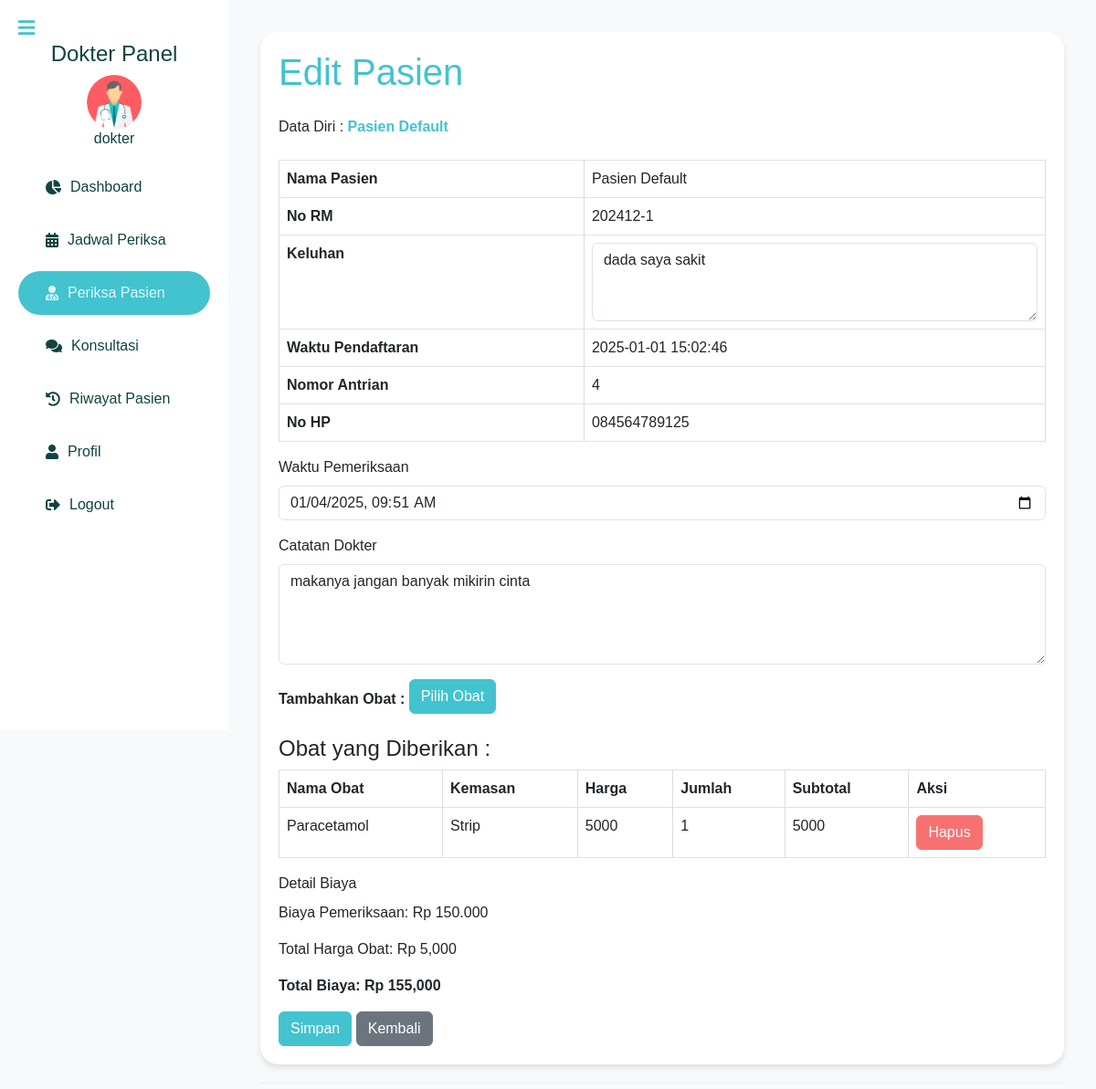
Screenshot of /dokter/detail_periksa_pasien.php?id=74 (signed in) with the database file from the repository.
### tables this page shows
CREATE TABLE `daftar_poli` (
  `id` int(11) NOT NULL,
  `id_pasien` int(11) NOT NULL,
  `id_jadwal` int(11) NOT NULL,
  `keluhan` text NOT NULL,
  `no_antrian` int(11) DEFAULT NULL,
  `status` enum('Belum Diperiksa','Sudah Diperiksa') DEFAULT 'Belum Diperiksa',
  `created_at` datetime DEFAULT current_timestamp()
);

CREATE TABLE `pasien` (
  `id` int(11) NOT NULL,
  `nama` varchar(150) NOT NULL,
  `alamat` varchar(255) NOT NULL,
  `no_ktp` varchar(16) NOT NULL,
  `no_hp` varchar(15) NOT NULL,
  `no_rm` char(10) NOT NULL,
  `username` varchar(30) NOT NULL,
  `password` varchar(255) NOT NULL
);

CREATE TABLE `periksa` (
  `id` int(11) NOT NULL,
  `id_daftar_poli` int(11) NOT NULL,
  `tgl_periksa` datetime NOT NULL,
  `catatan` text NOT NULL,
  `biaya_periksa` int(11) DEFAULT NULL
);

### dokter/detail_periksa_pasien.php (the view, shortened to what this page needs)
<?php
include '../includes/db.php';
$id_daftar = isset($_GET['id']) ? intval($_GET['id']) : null;
$query_check = "SELECT dp.*, p.id AS id_periksa, p.tgl_periksa, p.catatan, p.biaya_periksa, pas.no_hp,
                       pas.nama AS nama_pasien, pas.no_rm
                FROM daftar_poli dp
                LEFT JOIN periksa p ON dp.id = p.id_daftar_poli
                JOIN pasien pas ON dp.id_pasien = pas.id
                WHERE dp.id = ?";
$stmt_check = $conn->prepare($query_check);
$stmt_check->bind_param("i", $id_daftar);
$stmt_check->execute();
$result_check = $stmt_check->get_result();
$data = $result_check->fetch_assoc();
$is_edit_mode = ($data['status'] === 'Sudah Diperiksa');
?>
<!DOCTYPE html>
<html lang="en">
<head>
    <link rel="stylesheet" href="https://cdn.jsdelivr.net/npm/bootstrap@5.3.0/dist/css/bootstrap.min.css">
    <link rel="stylesheet" href="https://cdnjs.cloudflare.com/ajax/libs/font-awesome/5.15.4/css/all.min.css">
    <link rel="stylesheet" href="../assets/css/admin/styles.css">
    <link rel="stylesheet" href="https://cdn.jsdelivr.net/npm/bootstrap-icons@1.3.0/font/bootstrap-icons.css">
</head>
<body>
    <?php include 'sidebar_dokter.php'; ?>
    <div class="content" id="content">
        <div class="container">
            <h1 class="mb-4"><?= $is_edit_mode ? 'Edit' : 'Periksa' ?> Pasien</h1>
            <div class="welcome">
                Data Diri : <span><strong style="color: #42c3cf;"><?= htmlspecialchars($data['nama_pasien']) ?></strong></span>
            </div>
            <table class="table table-bordered mt-4">
                <tr>
                    <th>Nama Pasien</th>
                    <td><?= htmlspecialchars($data['nama_pasien']) ?></td>
                </tr>
                <tr>
                    <th>No RM</th>
                    <td><?= htmlspecialchars($data['no_rm']) ?></td>
                </tr>
                <tr>
                    <th>Keluhan</th>
                    <td><textarea class="form-control" rows="3" readonly><?= htmlspecialchars($data['keluhan'] ?? '-') ?></textarea></td>
                </tr>
                <tr>
                    <th>Waktu Pendaftaran</th>
                    <td><?= htmlspecialchars($data['created_at'] ?? '-') ?></td>
                </tr>
                <tr>
                    <th>Nomor Antrian</th>
                    <td><?= htmlspecialchars($data['no_antrian'] ?? '-') ?></td>
                </tr>
                <tr>
                    <th>No HP</th>
                    <td><?= htmlspecialchars($data['no_hp'] ?? '-') ?></td>
                </tr>
            </table>
            <form id="periksaForm" action="<?= $_SERVER['PHP_SELF'] . '?id=' . $id_daftar ?>" method="POST">
                <div class="mb-3">
                    <label for="waktu_pemeriksaan" class="form-label">Waktu Pemeriksaan</label>
                    <input type="datetime-local" name="waktu_pemeriksaan" id="waktu_pemeriksaan" class="form-control" required
                           value="<?= $is_edit_mode ? date('Y-m-d\TH:i', strtotime($data['tgl_periksa'])) : '' ?>">
                </div>
                <div class="mb-3">
                    <label for="catatan" class="form-label">Catatan Dokter</label>
                    <textarea name="catatan" id="catatan" rows="4" class="form-control" placeholder="Tulis catatan di sini" required><?= $is_edit_mode ? htmlspecialchars($data['catatan']) : '' ?></textarea>
                </div>
                <div class="mb-3">
                    <label class="form-label"><strong>Tambahkan Obat :</strong></label>
                    <button type="button" class="btn btn-primary mb-2" data-bs-toggle="modal" data-bs-target="#modalObat">Pilih Obat</button>
                    <div id="section-obat" style="display: none;">
                    <h4 class="form-label mt-3">Obat yang Diberikan : </h4>
                        <table class="table table-bordered" id="table-obat-selected">
                            <thead>
                                <tr>
                                    <th>Nama Obat</th>
                                    <th>Kemasan</th>
                                    <th>Harga</th>
                                    <th>Jumlah</th>
                                    <th>Subtotal</th>
                                    <th>Aksi</th>
                                </tr>
                            </thead>
                            <tbody>
                            </tbody>
                        </table>
                    </div>
                </div>
                <div class="mb-3">
                    <label class="form-label">Detail Biaya</label>
                    <p>Biaya Pemeriksaan: Rp 150.000</p>
                    <p>Total Harga Obat: Rp <span id="total-harga-obat">0</span></p>
                    <p><strong>Total Biaya: Rp <span id="total-biaya">150000</span></strong></p>
                </div>
                <button type="submit" class="btn btn-primary">Simpan</button>
                <a href="periksa_pasien.php" class="btn btn-secondary">Kembali</a>
            </form>
        </div>
    </div>
</body>
</html>

### assets/css/admin/styles.css (style rules this page uses)
body { font-family: Arial, sans-serif; background-color: #f8f9fa; margin: 0; }
.container { background-color: #fff; border-radius: 20px; box-shadow: 0 4px 6px rgba(0, 0, 0, 0.1); padding: 20px; }
h1 { color: #42c3cf; }
.btn-primary { background-color: #42c3cf; border-color: #42c3cf; }
table thead { background-color: #42c3cf; color: #fff; }
table tbody tr:nth-child(even) { background-color: #f9fafa; }
.content { margin-left: 250px; padding: 35px; transition: all 0.3s ease-in-out; }
table { width: 100%; border-collapse: collapse; }
table, th, td { border: 1px solid #ddd; }
th, td { padding: 10px; }
th { background-color: #42c3cf; color: white; }
.content::after { content: "© Destio Wahyu. All Rights Reserved."; display: block; text-align: center; font-size: 14px; color: #666; margin-top: 20px; padding: 10px 0; border-top: 1px solid #eee; }

### rows the page displays
daftar_poli: id_pasien.nama "Pasien Default", id_pasien.no_rm "202412-1", keluhan "dada saya sakit", created_at "2025-01-01 15:02:46", no_antrian "4", id_pasien.no_hp "084564789125", waktu_pemeriksaan "01/04/2025 09:51", catatan "makanya jangan banyak mikirin cinta"

### other values shown
$dokterName "dokter"
